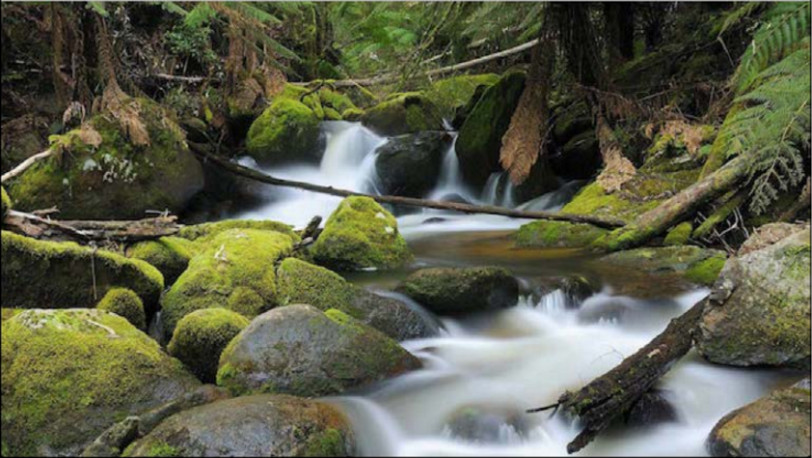
#> input picture input.jpg, 812 x 458 px
$ python mask.py --image input.jpg
#> lines starting #> are read from the running program, lines starting #| are printed output that depends on the picture; after the words box and inside, x2 and y2 are one past the last pixel; in counts of white or black regions, pixels touching at a corner belong together
import numpy as np
import cv2
import argparse

ap = argparse.ArgumentParser()
ap.add_argument("-i", "--image", required=True, help="Path to the input image")
args = vars(ap.parse_args())

image = cv2.imread(args['image'])
#> image is the input picture: shape (458, 812, 3); mean B, G, R 72.5, 93.3, 91.1
cv2.imshow('Original Image', image)
cv2.waitKey(0)

mask = np.zeros(image.shape[:2], dtype='uint8')
(cX, cY) = (image.shape[1] // 2, image.shape[0] // 2)
#> cX = 406; cY = 229
cv2.rectangle(mask,(cX - 200, cY - 200), (cX + 200, cY + 200), 255, -1)
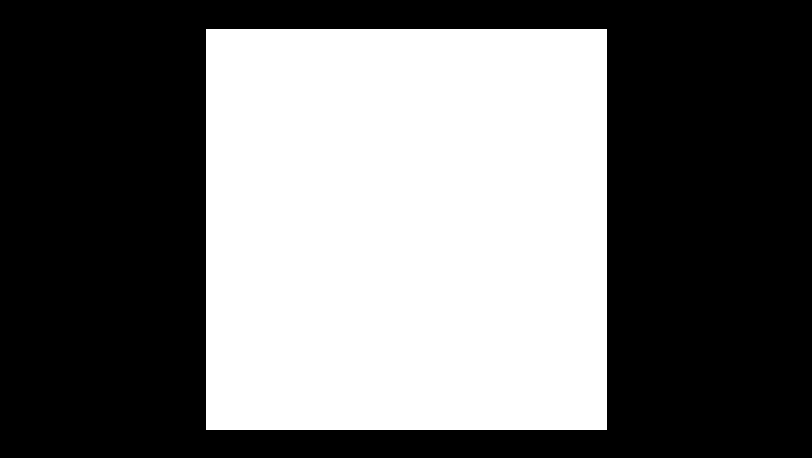
#> mask: shape (458, 812); 43.2% white; 1 white region, box (x1, y1, x2, y2) and area: (206, 29, 607, 430) 160801
cv2.imshow('Mask', mask)
cv2.waitKey(0)

masked = cv2.bitwise_and(image, image, mask=mask)
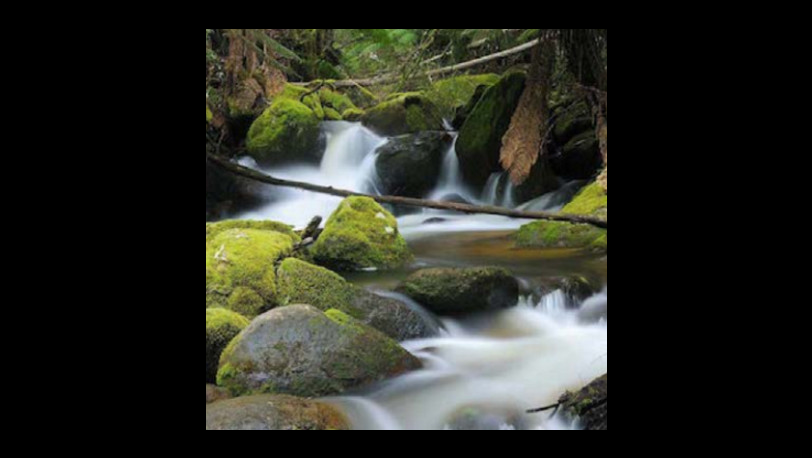
#> masked: shape (458, 812, 3); mean B, G, R 35.4, 43.6, 42.1
cv2.imshow('Masked Applied to Image', masked)
cv2.waitKey(0)
